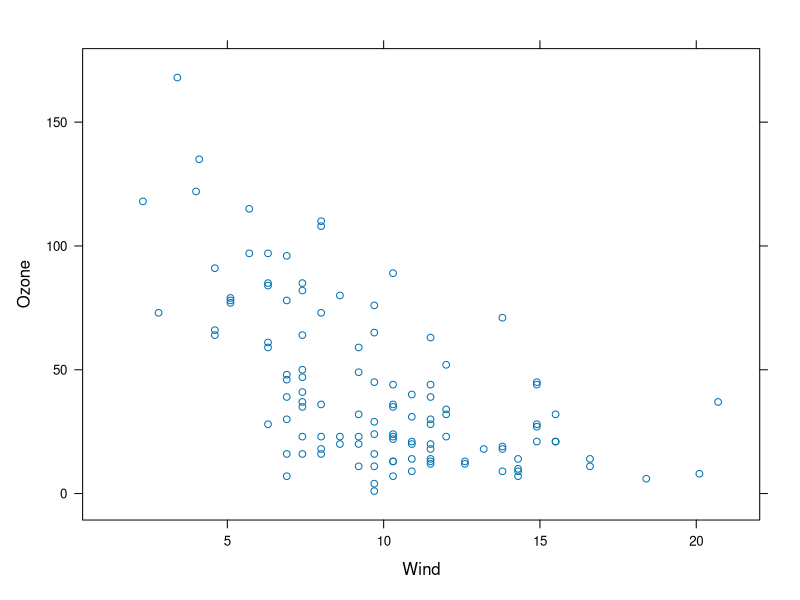
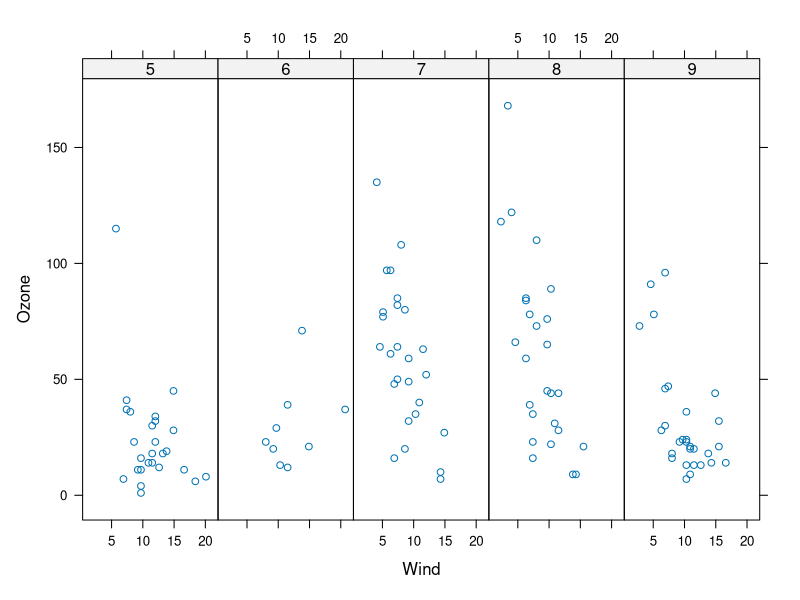
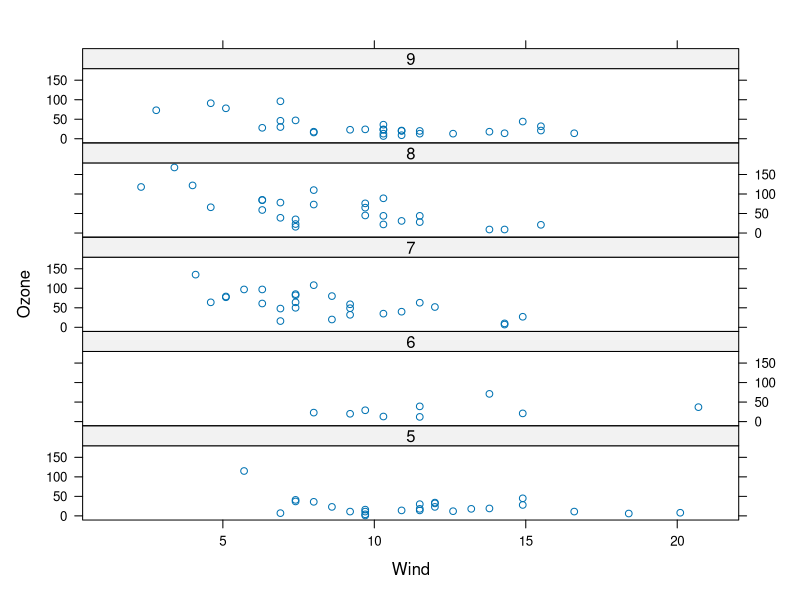
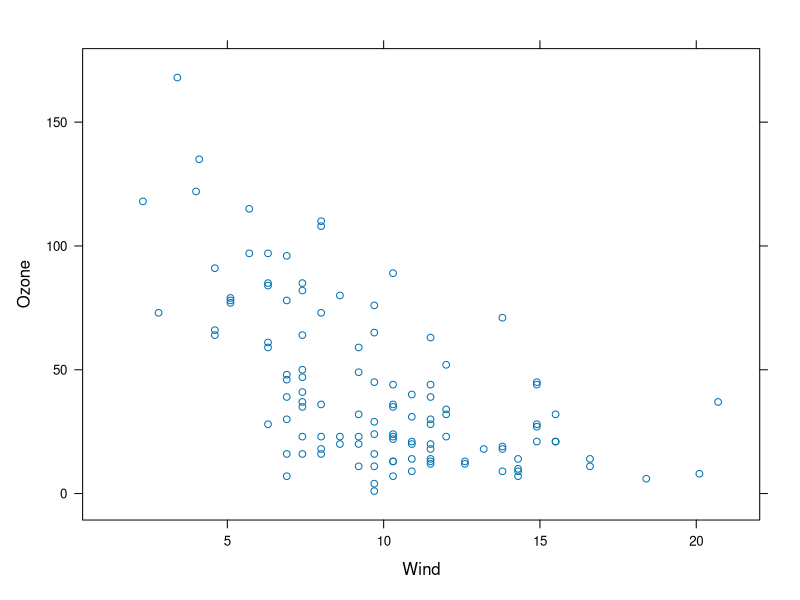
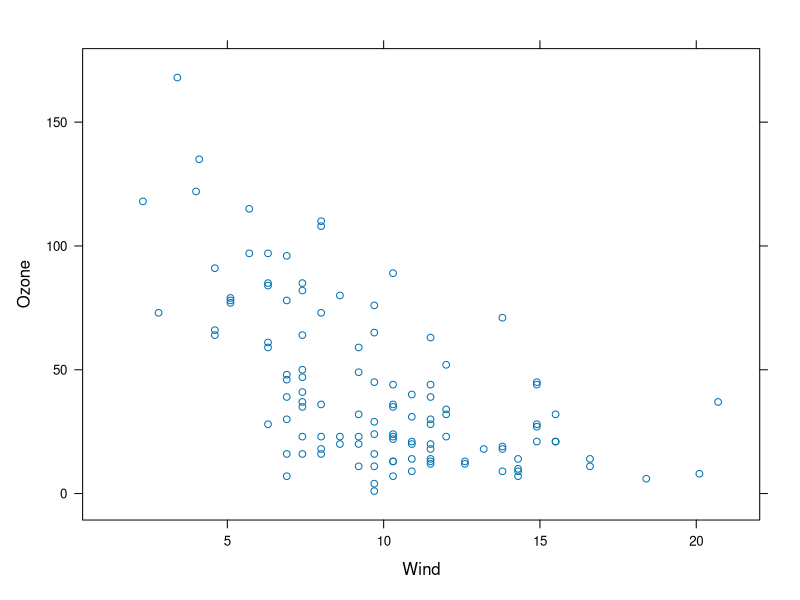
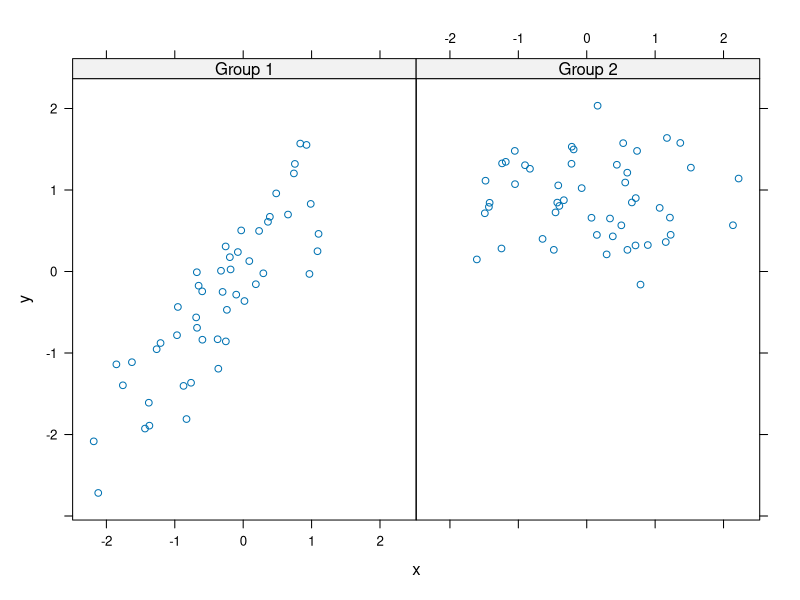
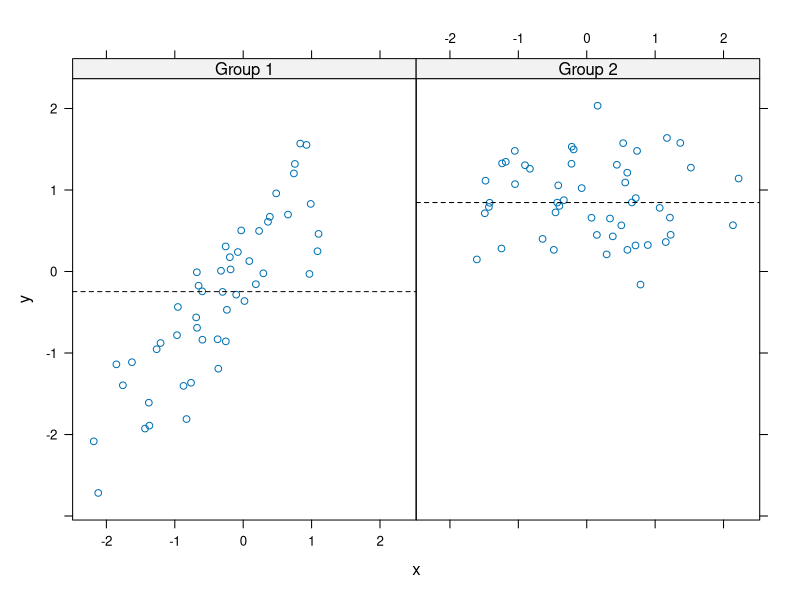
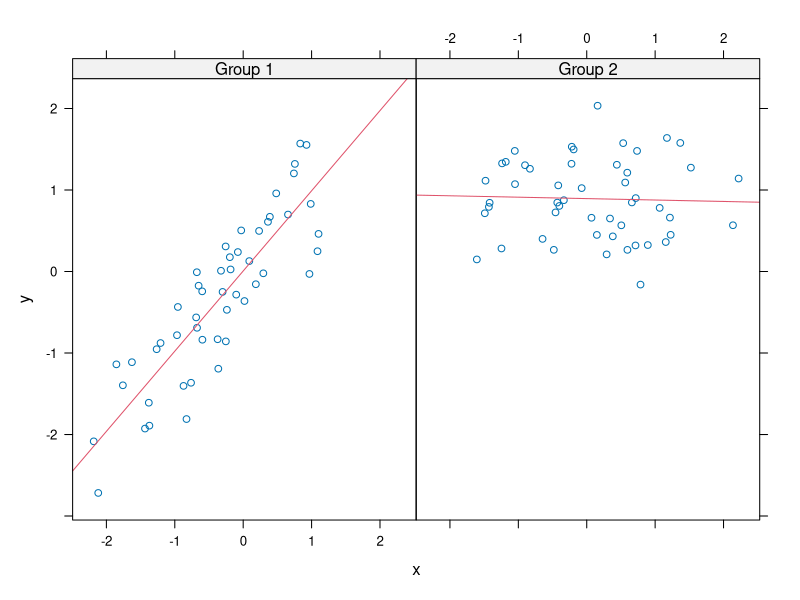

Here is the R script that generated these plots, in order: (Note: this script raises an error after producing the figures.)
## First portion of week 2 was lattice package
library(lattice)
library(datasets)
xyplot(Ozone ~ Wind, data = airquality)

## transform month to factor
airquality <- transform(airquality, Month = factor(Month))
xyplot(Ozone ~ Wind | Month, data = airquality, layout = c(5,1))
xyplot(Ozone ~ Wind | Month, data = airquality, layout = c(1,5)) ## flipped the rows to columns in the layout

p <- xyplot(Ozone ~ Wind, data = airquality)
print(p)
xyplot(Ozone ~ Wind, data = airquality) ## auto-print vs store and then print; lattice plots to trellis objects

## generate random data set
set.seed(10)
x <- rnorm(100)
f <- rep(0:1, each = 50)
y <- x + f - f*x + rnorm(100, sd=0.5)
f <- factor(f, labels = c("Group 1", "Group 2"))

xyplot(y ~ x|f, layout = c(2,1)) ## scatter plot of y and x, for each factor f

## custom panel fx 
xyplot(y ~ x|f, panel = function(x, y, ...) {
panel.xyplot(x,y,...) ## first call default panel fx for 'xyplot'
panel.abline(h = median(y), lty=2) ## add horizontal line at y's median
}
)
xyplot(y ~ x|f, panel = function(x, y, ...) {
panel.xyplot(x,y,...) ## first call default panel fx for 'xyplot'
panel.lmline(x,y,col=2) ## add linear regression line
})

## next portion is ggplot2 package
library(ggplot2)
str(mpg) ## comes with ggplot2 package
## displ is size of engine, hwy is highway mileage, drv is 4-wheel, front-wheel, or rear-wheel
table(mpg$manufacturer) ## just exploring the data a bit

qplot(displ, hwy, data=mpg)
plot(hwy ~ displ, data=mpg) ## compared qplot to base-plot
qplot(displ, hwy, color = drv, data=mpg) ## adds colors by drive type, adds legend automatically
qplot(displ, hwy, data=mpg, geom=c("point", "smooth")) ## adds smoother, default is lowess (?)
qplot(hwy, data=mpg, fill = drv) ## makes histogram, fills bars by drive-type. Knows to make histogram b/c only one variable passed to fx

qplot(displ, hwy, data=mpg, facets = .~drv) ## panels by drive type
qplot(hwy, data=mpg, facets = .~drv, binwidth = 2) ## histogram in panels
qplot(hwy, data=mpg, facets = drv~., binwidth = 2) ## right-hand side of facets is columns, left-hand side is row
qplot(hwy, data=mpg, facets = fl~drv, binwidth = 2) ## my test adding another facet, produced 5 x 3 graphs

qplot(displ, hwy, color = drv, shape = drv, data=mpg) ## test to see if you can both color and shape for same factor - it worked

## in lecture ggplot5, showing different axis limits:
testdat <- data.frame(x = 1:100, y = rnorm(100))
testdat[50,2] <- 100 ## outlier
plot(testdat$x, testdat$y, type = "l", ylim = c(-3,3))
g <- ggplot(testdat, aes(x = x, y = y))
summary(g) ## gives data of ggplot object

g + geom_line() ## default is plot showing outlier
ggplot(testdat, aes(x=x,y=y))+geom_point() ## testing syntax, don't have to create g first...
g+geom_line()+ylim(-3,3) ## dropped the outlier; subsetted the data based on ylim
g+geom_line()+coord_cartesian(ylim = c(-3,3)) ## includes outlier, but not shown on plot

## example on cutting data was done with MAACS. I replicated example using airquality
str(airquality)
quantile(airquality$Ozone, seq(0,1,length=4), na.rm=TRUE) ## gives 0, 33.33%, 66.67%, 100%
## cut() creates a categorical variable based on the categories provided.
## this code creates 3 levels, 0-33.33%, 33.33%-66.67%, 66.67%-100%)
## By default, the right-hand side of range is closed, left-hand side is open.
airquality$ozcat <- cut(airquality$Ozone,quantile(airquality$Ozone,seq(0,1,length=4), na.rm=TRUE))
summary(airquality$ozcat)

## Quiz 2, Question 2
library(nlme)
library(lattice)
xyplot(weight~Time|Diet, BodyWeight) ## 3 panels, relationship between weight & Time, by Diet

## Quiz 2, Question 5
?trellis.par.set ## Help file explains how this can be used to refine appearance of lattice plots

## Quiz 2, Question 7
library(datasets)
data(airquality)
airquality=transform(airquality, Month = factor(Month))
qplot(Wind, Ozone, data=airquality, facets=.~Month) ## produced a graph of wind vs. ozone by month

qplot(Wind, Ozone, data=airquality, facets = .~factor(Month)) ## checked add'l possible answer. Code didn't work
## Error in layout_base(data, cols, drop = drop) : At least one layer must contain all variables used for facetting

## Quiz 2, Quesiton 10
qplot(votes, rating, data = movies)
qplot(votes, rating, data = movies) + geom_smooth() ## adds a smoother line
